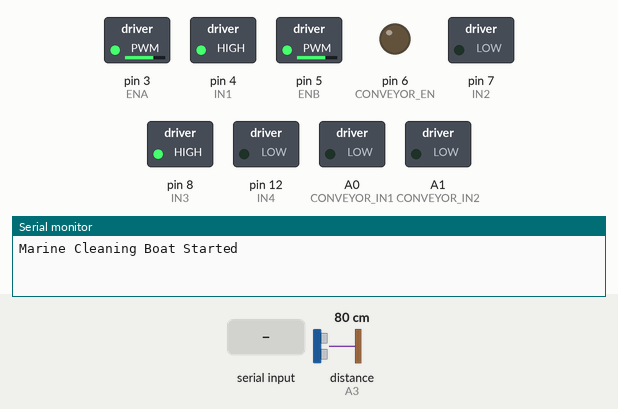
A sketch run on a simulated Arduino Uno, built with avr-gcc and run on an emulated ATmega328P. Shown: switched loads named in the sketch (green lamp = pin HIGH), output pins drawn as LEDs (lit = HIGH), the last lines printed to the serial monitor. Wiring (inferred from the names in the program): ultrasonic range finder: trigger A2; echo A3. Dashed ring = blinking. Inputs (shaded band) come from the test bench; at power-on: distance to the obstacle (sensor on A3) 80 cm. The echo pulse lasts 58.3 µs per cm; pins used as bus, display or sensor lines are not drawn.

Above: at 1.2 s.
1.3 s: distance to the obstacle (sensor on A3) set to 29 cm
2.8 s: distance to the obstacle (sensor on A3) set to 24 cm
At 3.9 s:
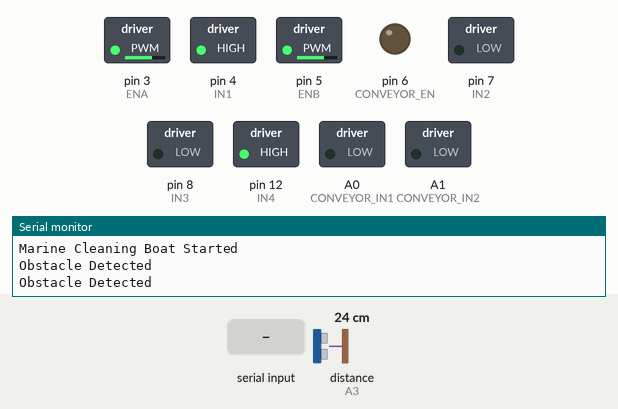
5.8 s: "P\n" received over the second serial link
8.8 s: distance to the obstacle (sensor on A3) set to 35 cm
At 10.3 s:
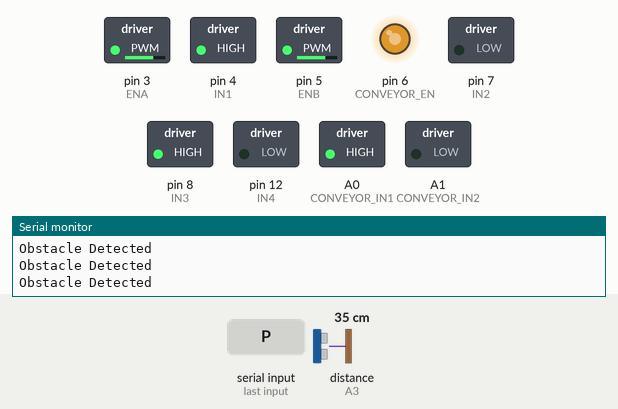
10.6 s: "NS\n" received over the second serial link
At 11.8 s:
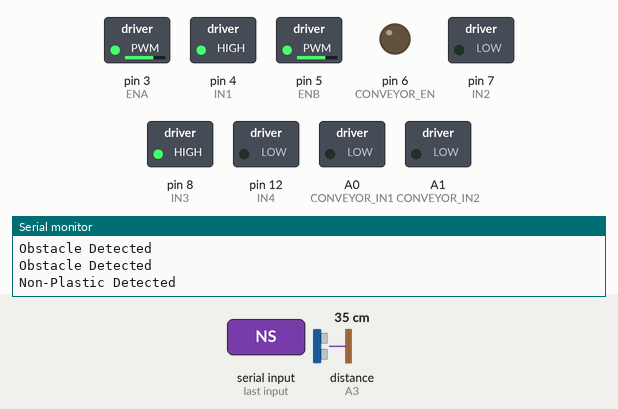
Timing chart, 0 to 13.1 s (numbered marks = the images above; inputs shaded):
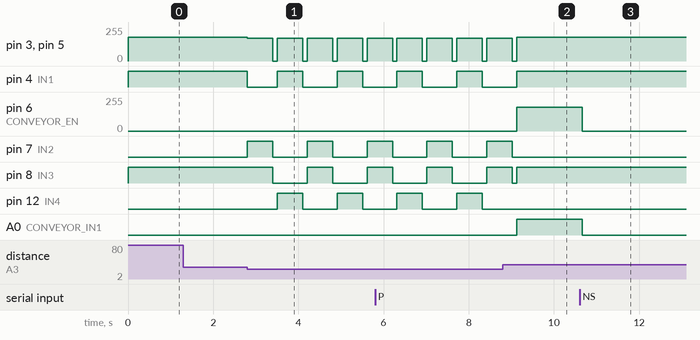

The sketch:

Arduino_UNO.ino
```cpp
#include <SoftwareSerial.h>

// ESP32-CAM communication
SoftwareSerial espSerial(10, 11);

// L298N propulsion motor pins
#define ENA 3
#define IN1 4
#define IN2 7

#define ENB 5
#define IN3 8
#define IN4 12

// L293D conveyor motor pins
#define CONVEYOR_EN 6
#define CONVEYOR_IN1 A0
#define CONVEYOR_IN2 A1

// Ultrasonic sensor pins
#define TRIG A2
#define ECHO A3

// Obstacle distance threshold
#define OBSTACLE_DISTANCE 25

char detection = 'N';
bool turnDirection = false;

long getDistance() {
  digitalWrite(TRIG, LOW);
  delayMicroseconds(2);

  digitalWrite(TRIG, HIGH);
  delayMicroseconds(10);
  digitalWrite(TRIG, LOW);

  long duration = pulseIn(ECHO, HIGH, 30000);

  if (duration == 0) return 999;

  return duration * 0.034 / 2;
}

// Propulsion motor control
void moveForward() {
  digitalWrite(IN1, HIGH);
  digitalWrite(IN2, LOW);

  digitalWrite(IN3, HIGH);
  digitalWrite(IN4, LOW);

  analogWrite(ENA, 180);
  analogWrite(ENB, 180);
}

void stopBoat() {
  analogWrite(ENA, 0);
  analogWrite(ENB, 0);

  digitalWrite(IN1, LOW);
  digitalWrite(IN2, LOW);
  digitalWrite(IN3, LOW);
  digitalWrite(IN4, LOW);
}

void turnLeft() {
  digitalWrite(IN1, LOW);
  digitalWrite(IN2, HIGH);

  digitalWrite(IN3, HIGH);
  digitalWrite(IN4, LOW);

  analogWrite(ENA, 170);
  analogWrite(ENB, 170);

  delay(600);
  stopBoat();
}

void turnRight() {
  digitalWrite(IN1, HIGH);
  digitalWrite(IN2, LOW);

  digitalWrite(IN3, LOW);
  digitalWrite(IN4, HIGH);

  analogWrite(ENA, 170);
  analogWrite(ENB, 170);

  delay(600);
  stopBoat();
}

// Waste collection mechanism
void startConveyor() {
  digitalWrite(CONVEYOR_IN1, HIGH);
  digitalWrite(CONVEYOR_IN2, LOW);
  analogWrite(CONVEYOR_EN, 180);
}

void stopConveyor() {
  analogWrite(CONVEYOR_EN, 0);
  digitalWrite(CONVEYOR_IN1, LOW);
  digitalWrite(CONVEYOR_IN2, LOW);
}

void setup() {
  Serial.begin(9600);
  espSerial.begin(9600);

  pinMode(ENA, OUTPUT);
  pinMode(IN1, OUTPUT);
  pinMode(IN2, OUTPUT);

  pinMode(ENB, OUTPUT);
  pinMode(IN3, OUTPUT);
  pinMode(IN4, OUTPUT);

  pinMode(CONVEYOR_EN, OUTPUT);
  pinMode(CONVEYOR_IN1, OUTPUT);
  pinMode(CONVEYOR_IN2, OUTPUT);

  pinMode(TRIG, OUTPUT);
  pinMode(ECHO, INPUT);

  stopBoat();
  stopConveyor();

  Serial.println("Marine Cleaning Boat Started");
}

void loop() {

  // Receive ESP32-CAM classification
  if (espSerial.available()) {
    String message = espSerial.readStringUntil('\n');
    message.trim();

    if (message == "P") {
      detection = 'P';
      Serial.println("Plastic Detected");
    }
    else if (message == "NS") {
      detection = 'N';
      Serial.println("Non-Plastic Detected");
    }
  }

  // Check obstacle distance
  long distance = getDistance();

  if (distance <= OBSTACLE_DISTANCE) {

    stopBoat();
    stopConveyor();

    Serial.println("Obstacle Detected");

    if (turnDirection == false) {
      turnLeft();
    }
    else {
      turnRight();
    }

    turnDirection = !turnDirection;
  }

  else {

    moveForward();

    if (detection == 'P') {
      startConveyor();
    }
    else {
      stopConveyor();
    }
  }

  delay(100);
}
```

Measured:
- the behaviour switches between 27 and 26 cm on distance to the obstacle (sensor on A3) (found by bisection; images 0 and 1)
- after the input at 1.3 s, every drawn part: stays the same
- after the input at 2.8 s, pin 3 (ENA): alternates 170/255 for 0.60 s and 0/255 for 0.10 s, starting at once; pin 4 (IN1): alternates HIGH for 0.60 s and LOW for 0.75 s, starting at once
- after the input at 8.8 s, pin 4 (IN1): goes on until 9.1 s, then stays HIGH; pin 6 (CONVEYOR_EN): 0/255 → 180/255 after 0.32 s; pin 7 (IN2): goes on until 9.0 s, then stays LOW; pin 12 (IN4): stays LOW (without the input it goes to HIGH after 0.32 s); A0 (CONVEYOR_IN1): LOW → HIGH after 0.32 s
- after the input at 10.6 s, pin 6 (CONVEYOR_EN): 180/255 → 0/255 after 0.06 s; A0 (CONVEYOR_IN1): HIGH → LOW after 0.06 s
